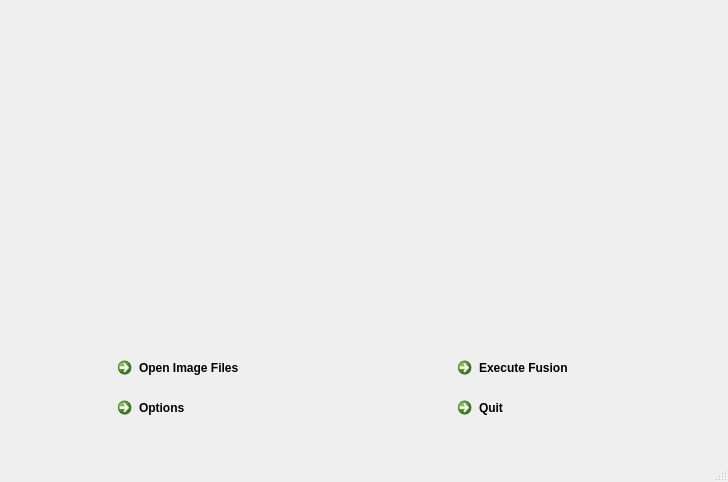
<?xml version="1.0" encoding="UTF-8"?>
<ui version="4.0">
 <class>MainWindow</class>
 <widget class="QMainWindow" name="MainWindow">
  <property name="geometry">
   <rect>
    <x>0</x>
    <y>0</y>
    <width>728</width>
    <height>482</height>
   </rect>
  </property>
  <property name="cursor">
   <cursorShape>ArrowCursor</cursorShape>
  </property>
  <property name="windowTitle">
   <string>MainWindow</string>
  </property>
  <widget class="QWidget" name="centralwidget">
   <widget class="QCommandLinkButton" name="fusionButton">
    <property name="geometry">
     <rect>
      <x>450</x>
      <y>350</y>
      <width>185</width>
      <height>41</height>
     </rect>
    </property>
    <property name="cursor">
     <cursorShape>PointingHandCursor</cursorShape>
    </property>
    <property name="text">
     <string>Execute Fusion</string>
    </property>
   </widget>
   <widget class="QCommandLinkButton" name="openFilesButton">
    <property name="geometry">
     <rect>
      <x>110</x>
      <y>350</y>
      <width>185</width>
      <height>41</height>
     </rect>
    </property>
    <property name="cursor">
     <cursorShape>PointingHandCursor</cursorShape>
    </property>
    <property name="text">
     <string>Open Image Files</string>
    </property>
   </widget>
   <widget class="QCommandLinkButton" name="optionButton">
    <property name="geometry">
     <rect>
      <x>110</x>
      <y>390</y>
      <width>185</width>
      <height>41</height>
     </rect>
    </property>
    <property name="cursor">
     <cursorShape>PointingHandCursor</cursorShape>
    </property>
    <property name="text">
     <string>Options</string>
    </property>
   </widget>
   <widget class="QCommandLinkButton" name="quitButton">
    <property name="geometry">
     <rect>
      <x>450</x>
      <y>390</y>
      <width>185</width>
      <height>41</height>
     </rect>
    </property>
    <property name="cursor">
     <cursorShape>PointingHandCursor</cursorShape>
    </property>
    <property name="text">
     <string>Quit</string>
    </property>
   </widget>
   <widget class="QWidget" name="horizontalLayoutWidget">
    <property name="geometry">
     <rect>
      <x>100</x>
      <y>30</y>
      <width>531</width>
      <height>141</height>
     </rect>
    </property>
    <layout class="QHBoxLayout" name="HL1"/>
   </widget>
   <widget class="QWidget" name="horizontalLayoutWidget_2">
    <property name="geometry">
     <rect>
      <x>100</x>
      <y>210</y>
      <width>531</width>
      <height>141</height>
     </rect>
    </property>
    <layout class="QHBoxLayout" name="HL2"/>
   </widget>
  </widget>
  <widget class="QStatusBar" name="statusBar"/>
 </widget>
 <resources/>
 <connections>
  <connection>
   <sender>quitButton</sender>
   <signal>clicked()</signal>
   <receiver>MainWindow</receiver>
   <slot>close()</slot>
   <hints>
    <hint type="sourcelabel">
     <x>478</x>
     <y>414</y>
    </hint>
    <hint type="destinationlabel">
     <x>601</x>
     <y>234</y>
    </hint>
   </hints>
  </connection>
 </connections>
</ui>
